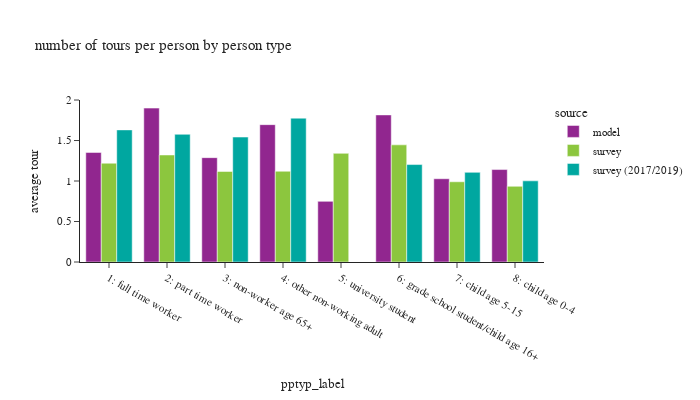

Source (notebook cell):
### Code cell
# plot_segment(tour_group_var=['source','pptyp_label'],person_group_var=['source','pptyp_label'],
#              title_name="number of tours per person by person type")

df_plot = df_tour.groupby(['source','pptyp_label'])['toexpfac'].sum().reset_index(). \
    merge(df_person.groupby(['source','pptyp_label'])['psexpfac'].sum().reset_index(), how='left', on=['source','pptyp_label'])
df_plot['average tour'] = df_plot['toexpfac']/df_plot['psexpfac']
df_plot
plot_segment(df_plot, tour_group_var=['source','pptyp_label'],person_group_var=['source','pptyp_label'],
             title_name="number of tours per person by person type")

### Figure 1 — Plotly figure (JSON) as saved in the notebook; plotly's stock layout.template omitted (floating-point values rounded to 4 significant figures)
{"data": [{"alignmentgroup": "True", "hovertemplate": "source=model<br>pptyp_label=%{x}<br>average tour=%{y}<extra></extra>", "legendgroup": "model", "marker": {"color": "#91268F", "pattern": {"shape": ""}}, "name": "model", "offsetgroup": "model", "orientation": "v", "showlegend": true, "textposition": "auto", "type": "bar", "x": ["1: full time worker", "2: part time worker", "3: non-worker age 65+", "4: other non-working adult", "5: university student", "6: grade school student/child age 16+", "7: child age 5-15", "8: child age 0-4"], "xaxis": "x", "y": [1.353, 1.9, 1.289, 1.696, 0.7486, 1.816, 1.028, 1.142], "yaxis": "y"}, {"alignmentgroup": "True", "hovertemplate": "source=survey<br>pptyp_label=%{x}<br>average tour=%{y}<extra></extra>", "legendgroup": "survey", "marker": {"color": "#8CC63E", "pattern": {"shape": ""}}, "name": "survey", "offsetgroup": "survey", "orientation": "v", "showlegend": true, "textposition": "auto", "type": "bar", "x": ["1: full time worker", "2: part time worker", "3: non-worker age 65+", "4: other non-working adult", "5: university student", "6: grade school student/child age 16+", "7: child age 5-15", "8: child age 0-4"], "xaxis": "x", "y": [1.22, 1.321, 1.118, 1.121, 1.342, 1.447, 0.9906, 0.9347], "yaxis": "y"}, {"alignmentgroup": "True", "hovertemplate": "source=survey (2017/2019)<br>pptyp_label=%{x}<br>average tour=%{y}<extra></extra>", "legendgroup": "survey (2017/2019)", "marker": {"color": "#00A7A0", "pattern": {"shape": ""}}, "name": "survey (2017/2019)", "offsetgroup": "survey (2017/2019)", "orientation": "v", "showlegend": true, "textposition": "auto", "type": "bar", "x": ["1: full time worker", "2: part time worker", "3: non-worker age 65+", "4: other non-working adult", "5: university student", "6: grade school student/child age 16+", "7: child age 5-15", "8: child age 0-4"], "xaxis": "x", "y": [1.631, 1.577, 1.543, 1.776, null, 1.203, 1.107, 1.002], "yaxis": "y"}], "layout": {"barmode": "group", "font": {"size": 11}, "height": 400, "legend": {"title": {"text": "source"}, "tracegroupgap": 0}, "title": {"text": "number of tours per person by person type"}, "width": 700, "xaxis": {"anchor": "y", "domain": [0, 1], "title": {"text": "pptyp_label"}}, "yaxis": {"anchor": "x", "domain": [0, 1], "tickformat": ".2", "title": {"text": "average tour"}}}}
